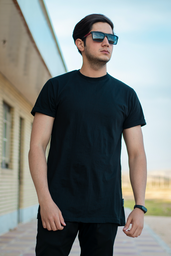
#> input picture inpaint/origin.png, 171 x 256 px, shrunk from 683 x 1024 before the run
$ python inpaint.py
#> lines starting #> are read from the running program, lines starting #| are printed output that depends on the picture
import numpy as np
import cv2


# 画像を読む
img = cv2.imread('origin.png')
#> img is the input picture: shape (256, 171, 3); mean B, G, R 126, 128.7, 124.5
mask = cv2.imread('masked.png',0)
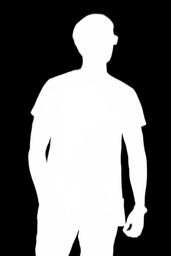
#> input picture inpaint/masked.png, 171 x 256 px, shrunk from 683 x 1024 before the run
#> mask is the input picture: shape (256, 171); min 0, max 255, mean 115.7

# サイズ変更
#img = cv2.resize(img, (200, 200))
#mask = cv2.resize(mask, (200, 200))

# Inpainting
dst11 = cv2.inpaint(img,mask,0,cv2.INPAINT_TELEA)
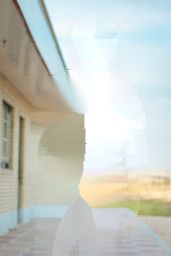
#> dst11: shape (256, 171, 3); mean B, G, R 196.6, 203.8, 199.2
dst12 = cv2.inpaint(img,mask,3,cv2.INPAINT_TELEA)
dst13 = cv2.inpaint(img,mask,10,cv2.INPAINT_TELEA)
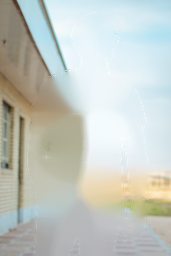
#> dst13: shape (256, 171, 3); mean B, G, R 194.2, 201, 195.9
dst21 = cv2.inpaint(img,mask,0,cv2.INPAINT_NS)
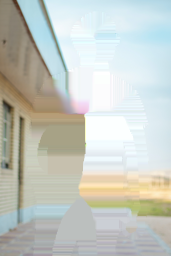
#> dst21: shape (256, 171, 3); mean B, G, R 194.5, 201.6, 197.3
dst22 = cv2.inpaint(img,mask,3,cv2.INPAINT_NS)
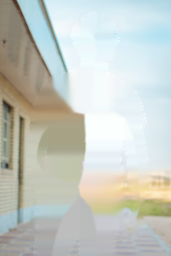
#> dst22: shape (256, 171, 3); mean B, G, R 194.8, 202, 197.3
dst23 = cv2.inpaint(img,mask,20,cv2.INPAINT_NS)

cv2.imwrite('inpaint.png',dst23)
